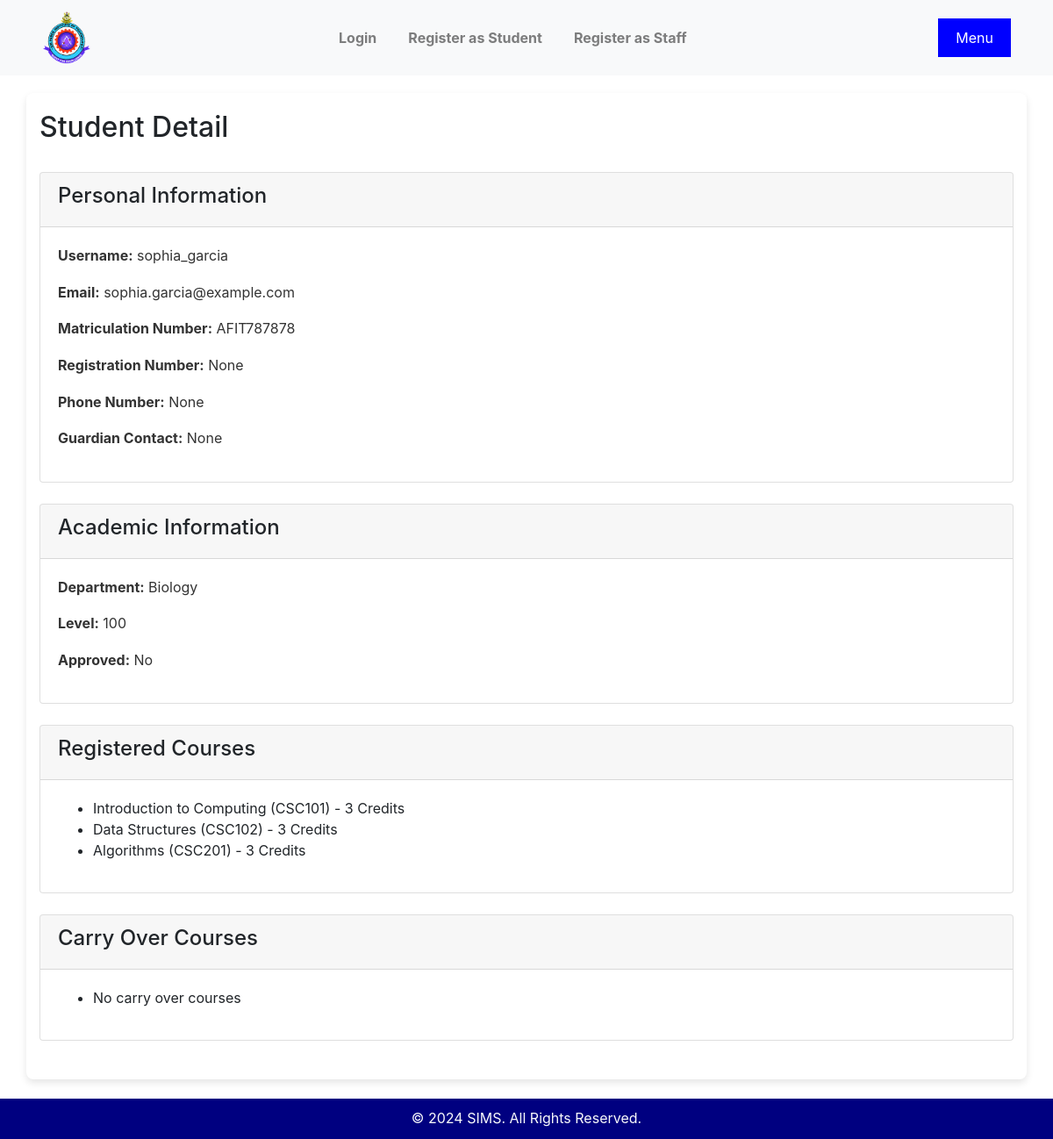
The app's page /students/12/ with its own data.
### ims/models.py (models this page shows, shortened)
class Student(models.Model):
    user = models.OneToOneField(User, on_delete=models.CASCADE)
    level = models.ForeignKey(Level, on_delete=models.CASCADE)
    matric = models.CharField(max_length=50, blank=True, null=True)
    reg_no = models.CharField(max_length=50, blank=True, null=True)
    phone = models.CharField(max_length=50, blank=True, null=True)
    Gaurdian_contact = models.CharField(max_length=50, blank=True, null=True)
    department = models.ForeignKey(Department, on_delete=models.CASCADE)
    courses_registered = models.ManyToManyField('Course', related_name='students')
    carry_over = models.ManyToManyField('Course', null=True, blank=True)
    approved = models.BooleanField(default=False)

class Department(models.Model):
    name = models.CharField(max_length=250)

class Level(models.Model):
    level = models.CharField(max_length=255, choices=levels)
    department = models.ForeignKey(Department, on_delete=models.CASCADE)
    adviser = models.OneToOneField(Lecturer, on_delete=models.CASCADE)
    def __str__(self):
        return self.level

class Course(models.Model):
    course_id = models.CharField(max_length=10, unique=True)
    course_name = models.CharField(max_length=200)
    credits = models.IntegerField()

### users/models.py (models this page shows, shortened)
class CustomUser(AbstractUser):
    ROLE_CHOICES = [
        ('ADMIN', 'Admin'),
        ('STUDENT', 'Student'),
        ('LECTURER', 'Lecturer'),
        ('CLINIC_STAFF', 'Clinic Staff'),
    ]
    role = models.CharField(max_length=20, choices=ROLE_CHOICES)
    Approved = models.BooleanField(default=True)
    objects = CustomUserManager()

### ims/views.py (the view)
# urls.py: path('students/<int:pk>/', views.StudentDetailView.as_view(), name='student_detail'),
class StudentDetailView(DetailView):
    model = Student
    template_name = 'students/student_detail.html'

### templates/students/student_detail.html (shortened to what this page needs)
{% extends 'base.html' %}
{% block content %}
    <h2>Student Detail</h2>
<br>
    <div class="card mb-4">
        <div class="card-header">
            <h4>Personal Information</h4>
        </div>
        <div class="card-body">
            <p><strong>Username:</strong> {{ student.user.username }}</p>
            <p><strong>Email:</strong> {{ student.user.email }}</p>
            <p><strong>Matriculation Number:</strong> {{ student.matric }}</p>
            <p><strong>Registration Number:</strong> {{ student.reg_no }}</p>
            <p><strong>Phone Number:</strong> {{ student.phone }}</p>
            <p><strong>Guardian Contact:</strong> {{ student.Gaurdian_contact }}</p>
        </div>
    </div>
    <div class="card mb-4">
        <div class="card-header">
            <h4>Academic Information</h4>
        </div>
        <div class="card-body">
            <p><strong>Department:</strong> {{ student.department.name }}</p>
            <p><strong>Level:</strong> {{ student.level }}</p>
            <p><strong>Approved:</strong> {% if student.approved %} Yes {% else %} No {% endif %}</p>
        </div>
    </div>
    <div class="card mb-4">
        <div class="card-header">
            <h4>Registered Courses</h4>
        </div>
        <div class="card-body">
            <ul>
                {% for course in student.courses_registered.all %}
                    <li>{{ course.course_name }} ({{ course.course_id }}) - {{ course.credits }} Credits</li>
                {% empty %}
                    <li>No registered courses</li>
                {% endfor %}
            </ul>
        </div>
    </div>
    <div class="card mb-4">
        <div class="card-header">
            <h4>Carry Over Courses</h4>
        </div>
        <div class="card-body">
            <ul>
                {% for course in student.carry_over.all %}
                    <li>{{ course.course_name }} ({{ course.course_id }}) - {{ course.credits }} Credits</li>
                {% empty %}
                    <li>No carry over courses</li>
                {% endfor %}
            </ul>
        </div>
    </div>
{% endblock %}

### ims/static/css/style.css (style rules this page uses)
body { font-family: 'Arial', sans-serif; margin: 0; padding: 0; background-color: #f5f5f5; color: #333; }
p { line-height: 1.6; color: #333; }

### records on screen
Student: user.username "sophia_garcia", user.email "sophia.garcia@example.com", matric "AFIT787878", reg_no "None", phone "None", Gaurdian_contact "None", department.name "Biology", level "100"
Course: course_name "Introduction to Computing", course_id "CSC101", credits "3"
Course: course_name "Data Structures", course_id "CSC102", credits "3"
Course: course_name "Algorithms", course_id "CSC201", credits "3"
